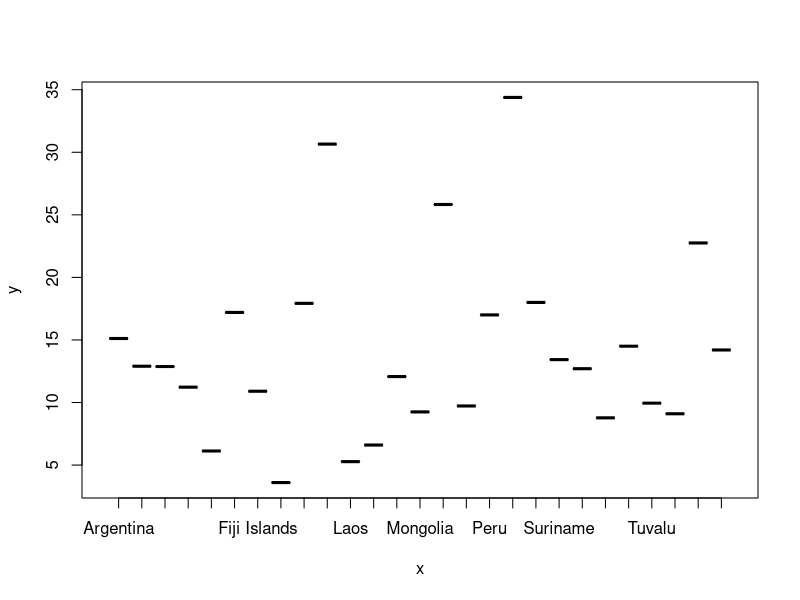
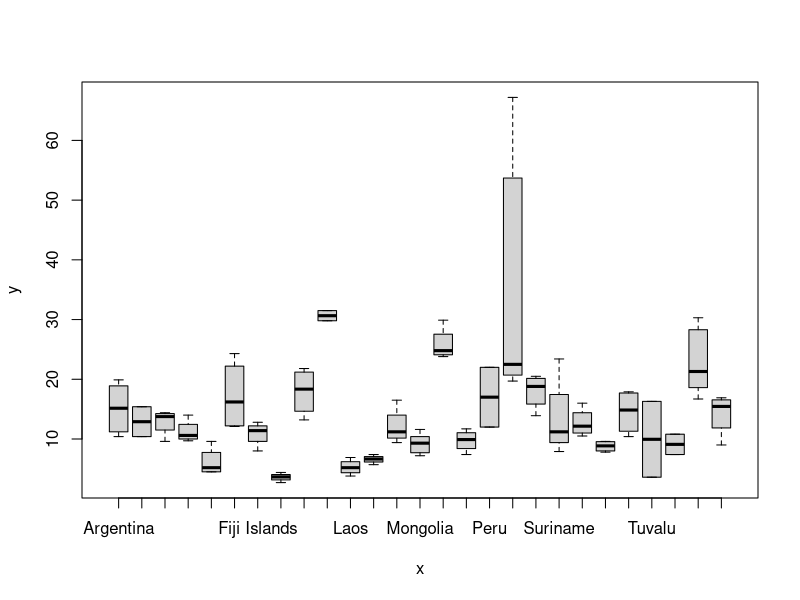
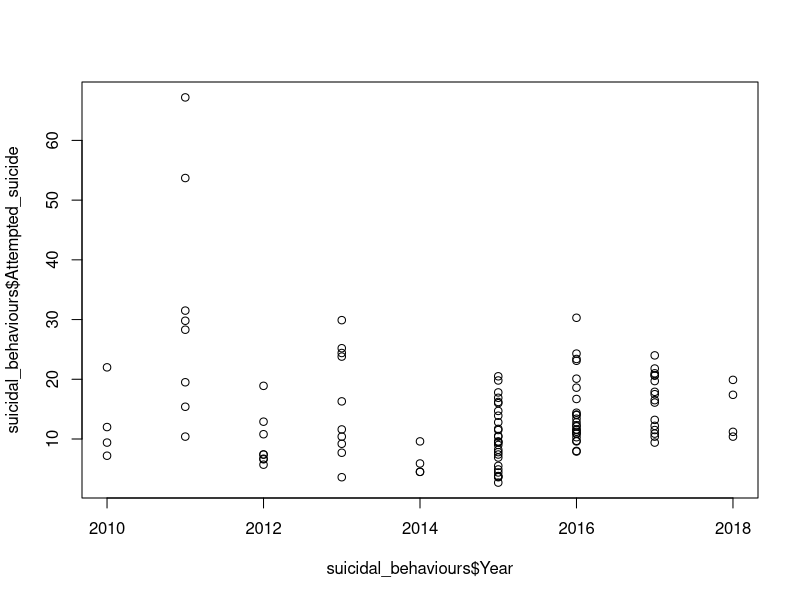
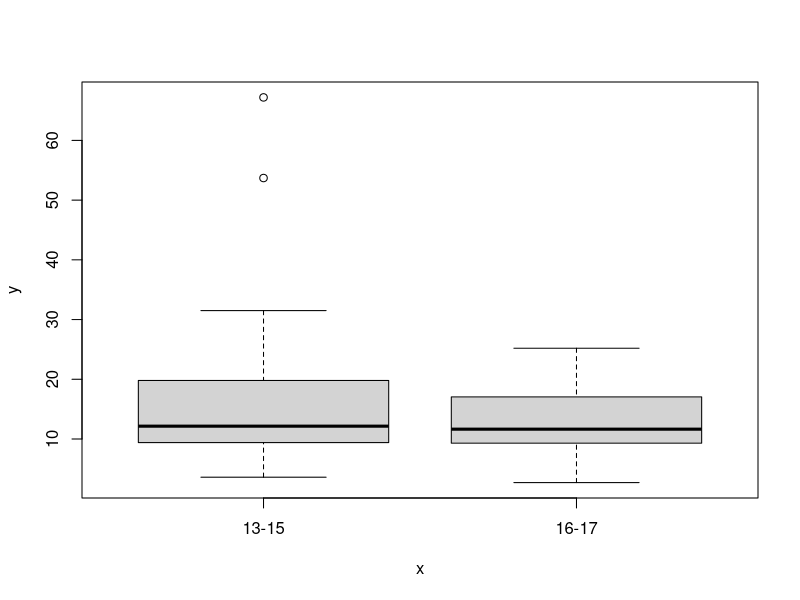
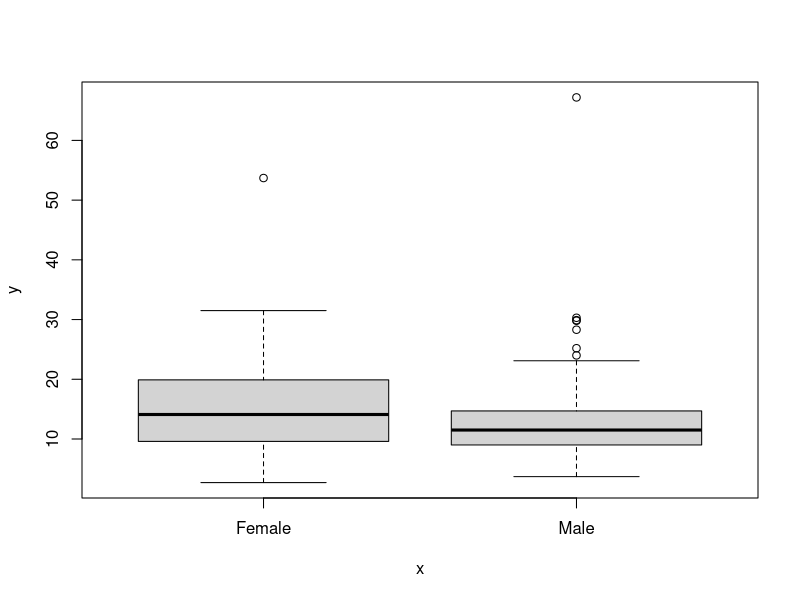
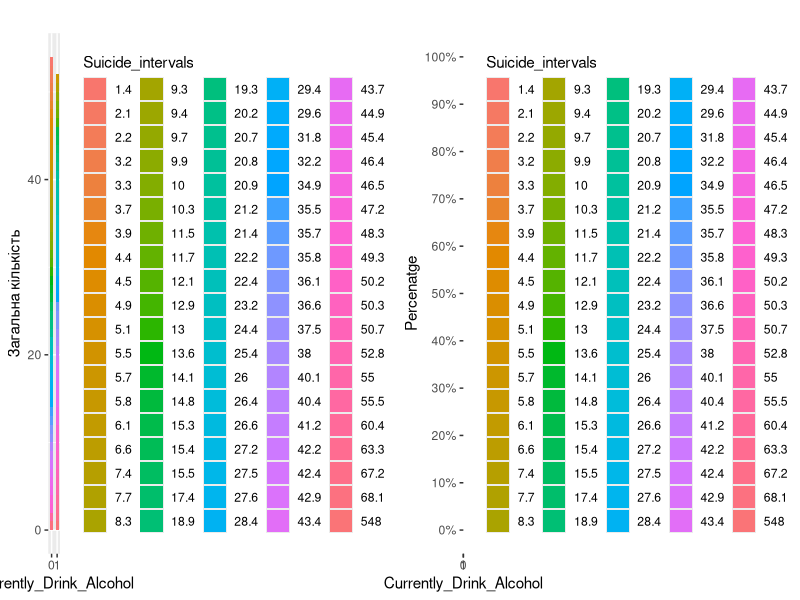
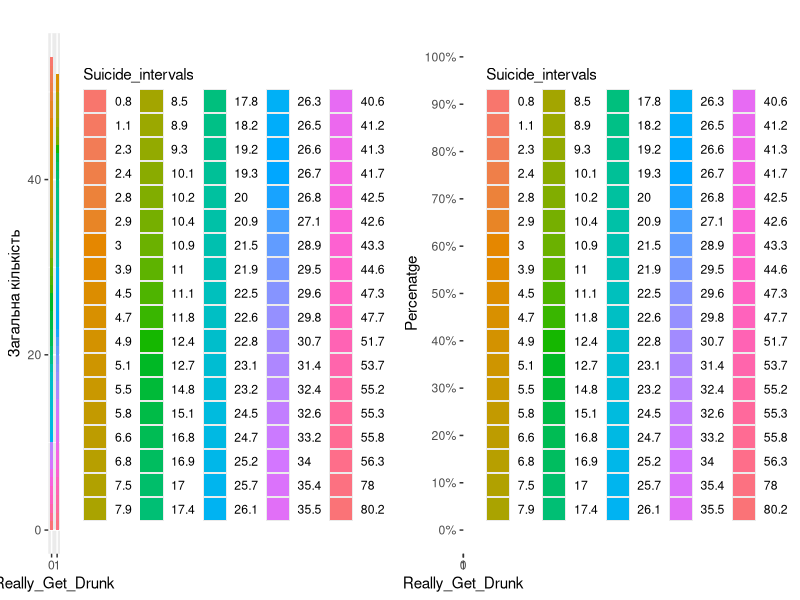
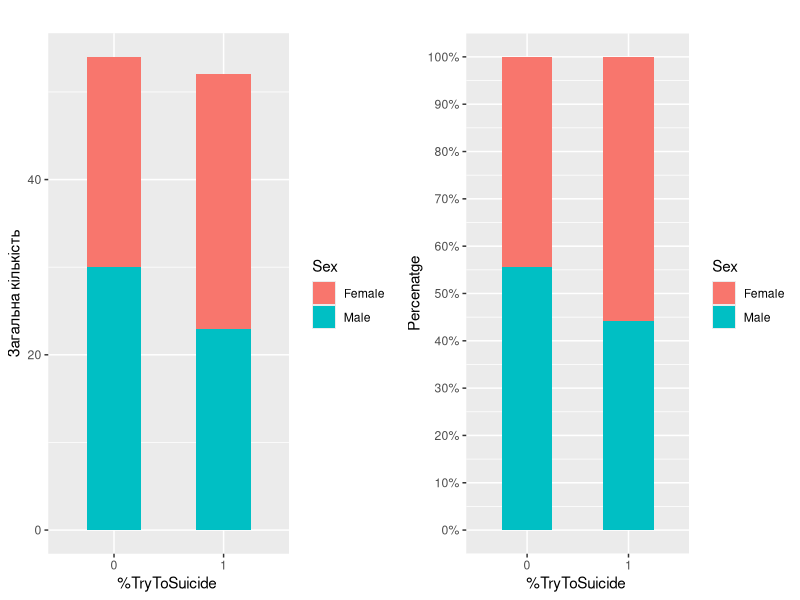

Source code (R) for these figures, in order: (Note: this script raises an error after producing the figures.)
# (1) Оцініть кількісні характеристики 
    # 1. Кількість екзкмплярів - 106
    # 2. Залежні змінні - 16
    # 3. Незалежні змінні - 1
# (2) Опишіть атрибути
#   - Country 
#   - Year
#   - Age group
#   - Sex (Male/Female)
#   - Currently_drink_Alcohol(Percentage of students who currently drank alcohol 
#     at least one drink of alcohol on at least one day during the 30 days before the survey)
#   - Really_get_drunk(Percentage of students who ever drank so much alcohol that they were
#      really drunk one or more times during their life )
#   - Overweight(Percentage of students who were overweight (>+1SD from median for BMI by age and sex))
#   - Use_marijuana(Percentage of students who ever used marijuana one or more times during their life)
#   - Have_understanding_parents(Percentage of students who reported that their parents or guardians 
#     most of the time or always understood their problems
#     and worries during the 30 days before the survey )
#   - Missed_classes_without_permision
#   - Had_sexual_relation
#   - Smole_cig_currently
#   - Had fights
#   - Bullied
#   - Got_seriously_injured
#   - No_close_friends
#   - Attempted_suicide(Percentage of students who attempted suicide 
#     one or more times during the 12 months before the survey)


# (3) Постановка задачі

# Передбачити: Percentage of students who attempted
# suicide one or more times during the 12 months before the survey 
# враховуючи всі незалежні змінні

library(readr)
library(tidyverse)

library(tibble)
library(gridExtra)
library(dplyr)
library(ggplot2)
library(rpart)

suicidal_behaviours <- read_csv("GHSH_Pooled_Data1.csv")

str(suicidal_behaviours)

# (4) Типи атрибутів

# 1.Categorical, nominal data
# 2. Numerical, discrete data
# 3. Categorical, ordinal data
# 4 Categorical, nominal
# 5 - 17. Numerical, continuous data

cor(suicidal_behaviours$Currently_Drink_Alcohol,
    suicidal_behaviours$Attempted_suicide)
#0.09873102

cor(suicidal_behaviours$Really_Get_Drunk,
    suicidal_behaviours$Attempted_suicide)
#0.2356455

cor(suicidal_behaviours$Overwieght,
    suicidal_behaviours$Attempted_suicide)
#0.2881137

cor(suicidal_behaviours$Use_Marijuana,
    suicidal_behaviours$Attempted_suicide)
#0.4030619

cor(suicidal_behaviours$Have_Understanding_Parents,
    suicidal_behaviours$Attempted_suicide)
#-0.08100106

cor(suicidal_behaviours$Missed_classes_without_permssion,
    suicidal_behaviours$Attempted_suicide)
#0.3415898

cor(suicidal_behaviours$Had_sexual_relation,
    suicidal_behaviours$Attempted_suicide)
#0.4058015

cor(suicidal_behaviours$Smoke_cig_currently,
    suicidal_behaviours$Attempted_suicide)
#0.2737612

cor(suicidal_behaviours$Had_fights,
    suicidal_behaviours$Attempted_suicide)
#0.3382329

cor(suicidal_behaviours$Bullied,
    suicidal_behaviours$Attempted_suicide)
#0.6638911

cor(suicidal_behaviours$Got_Seriously_injured,
    suicidal_behaviours$Attempted_suicide)
#0.4936414

cor(suicidal_behaviours$No_close_friends,
    suicidal_behaviours$Attempted_suicide)
#0.4525152
# Load dplyr
library(dplyr)

# group_by() on Country
group_by_country <-suicidal_behaviours  %>% group_by(Country)
View(group_by_country)

# summarise on groupped data.
group_by_county_with_mean <- group_by_country %>% summarise(mean(Attempted_suicide)) 
View(group_by_county_with_mean )

library(ggplot2)

colnames(group_by_county_with_mean )[1] ="Country"
colnames(group_by_county_with_mean )[2] ="Attempted_suicide"
View(group_by_county_with_mean )

group_by_county_with_mean$Country <- as.factor(group_by_county_with_mean$Country)

plot(group_by_county_with_mean$Country,group_by_county_with_mean$Attempted_suicide)

# (5) Для кожного атрибуту використати дослідний аналіз

summary.data.frame(suicidal_behaviours)

## here should be more graphs
suicidal_behaviours$Country <- as.factor(suicidal_behaviours$Country)
suicidal_behaviours$`Age Group` <- as.factor(suicidal_behaviours$`Age Group`)
suicidal_behaviours$Sex <- as.factor(suicidal_behaviours$Sex)

View(suicidal_behaviours)

plot(suicidal_behaviours$Country, suicidal_behaviours$Attempted_suicide)

plot(suicidal_behaviours$Year, suicidal_behaviours$Attempted_suicide)

plot(suicidal_behaviours$`Age Group`, suicidal_behaviours$Attempted_suicide)

plot(suicidal_behaviours$Sex, suicidal_behaviours$Attempted_suicide)


# (6) Встановіть цілі для попередньої обробки даних. (це може бути: змінити тип, створити нову змінну, виконати
#     групування, визначити важливі та неважливі атрибути, витягнути з атрибуту не пряму інформацію)

# 1. Deal with null data
# 2. Make some intervals variables and after can apply group by function
# 3. Get rid of none important variables
# 4. Look at the data in a different angle
# 5. Do more group by operations


# Лабораторна робота 2

# 1. Виконати заміну типу в атрибутах з неприйнятним типом;

suicidal_behaviours$Country <- factor(suicidal_behaviours$Country)
suicidal_behaviours$Sex <- factor(suicidal_behaviours$Sex)
suicidal_behaviours$`Age Group` <- factor(suicidal_behaviours$`Age Group`)

is.factor(suicidal_behaviours$Country)
is.factor(suicidal_behaviours$Sex)
is.factor(suicidal_behaviours$`Age Group`)

str(suicidal_behaviours)


# 2.Представте графічно зв'язок залежності кожного атрибута 
# від залежної змінної в кількісному та відсотковому значенні


summary.data.frame(suicidal_behaviours)

# make our y variables into two intervals to use it like binary variable
suicidal_behaviours$Suicide_intervals <- ifelse((suicidal_behaviours$Attempted_suicide > 12), 1, 0)



p1 <- suicidal_behaviours %>%
  ggplot(aes(x = factor(Suicide_intervals), fill = factor(Currently_Drink_Alcohol))) +
  geom_bar(width = 0.5) +
  xlab("Currently_Drink_Alcohol") +
  ylab("Загальна кількість") +
  labs(fill = "Suicide_intervals")+
  ggtitle("")

p2 <- suicidal_behaviours %>%
  ggplot(aes(x = factor(Suicide_intervals), fill = factor(Currently_Drink_Alcohol))) + 
  geom_bar(position = "fill", width = 0.5) + 
  scale_y_continuous(labels = scales::percent, breaks = seq(0, 1, 0.1)) +
  scale_fill_discrete(name = "Suicide_intervals") +
  labs(x = "Currently_Drink_Alcohol", y = "Percenatge") + 
  ggtitle("")

grid.arrange(p1, p2, ncol = 2)
p3 <- suicidal_behaviours %>%
  ggplot(aes(x = factor(Suicide_intervals), fill = factor(Really_Get_Drunk))) +
  geom_bar(width = 0.5) +
  xlab("Really_Get_Drunk") +
  ylab("Загальна кількість") +
  labs(fill = "Suicide_intervals")+
  ggtitle("")

p4 <- suicidal_behaviours %>%
  ggplot(aes(x = factor(Suicide_intervals), fill = factor(Really_Get_Drunk))) + 
  geom_bar(position = "fill", width = 0.5) + 
  scale_y_continuous(labels = scales::percent, breaks = seq(0, 1, 0.1)) +
  scale_fill_discrete(name = "Suicide_intervals") +
  labs(x = "Really_Get_Drunk", y = "Percenatge") + 
  ggtitle("")

grid.arrange(p3, p4, ncol = 2)

p5 <- suicidal_behaviours %>%
  ggplot(aes(x = factor(Suicide_intervals), fill = factor(Sex))) +
  geom_bar(width = 0.5) +
  xlab("%TryToSuicide ") +
  ylab("Загальна кількість") +
  labs(fill = "Sex")+
  ggtitle("")

p6 <- suicidal_behaviours %>%
  ggplot(aes(x = factor(Suicide_intervals), fill = factor(Sex))) + 
  geom_bar(position = "fill", width = 0.5) + 
  scale_y_continuous(labels = scales::percent, breaks = seq(0, 1, 0.1)) +
  scale_fill_discrete(name = "Sex") +
  labs(x = "%TryToSuicide ", y = "Percenatge") + 
  ggtitle("")

grid.arrange(p5, p6, ncol = 2)



p7 <- suicidal_behaviours %>%
  ggplot(aes(x = factor(Suicide_intervals), fill = factor(`Age Group`))) +
  geom_bar(width = 0.5) +
  xlab("%TryToSuicide ") +
  ylab("Загальна кількість") +
  labs(fill = "Age group")+
  ggtitle("")

p8 <- suicidal_behaviours %>%
  ggplot(aes(x = factor(Suicide_intervals), fill = factor(`Age Group`))) + 
  geom_bar(position = "fill", width = 0.5) + 
  scale_y_continuous(labels = scales::percent, breaks = seq(0, 1, 0.1)) +
  scale_fill_discrete(name = "Age group") +
  labs(x = "%TryToSuicide ", y = "Percenatge") + 
  ggtitle("")




p9 <- suicidal_behaviours %>%
  ggplot(aes(x = factor(Attempted_suicide), fill =(No_close_friends))) + 
  scale_y_continuous(labels = scales::percent, breaks = seq(0, 1, 0.1)) +
  scale_fill_discrete(name = "Age group") +
  labs(x = "%TryToSuicide ", y = "Percenatge") + 
  ggtitle("")
grid.arrange(p9, ncol = 1)

simpe_ggplot_function <- function(x,y,x_title,y_title){
  suicidal_behaviours %>%
  ggplot(aes(x =x, fill = y)) +
  geom_bar(width = 0.3) +
  xlab(x_title) +
  ylab(y_title)
}  

simpe_ggplot_function(suicidal_behaviours$No_close_friends,suicidal_behaviours$Attempted_suicide,"Currently_Drink_Alcohol","Attempted_suicide")
simpe_ggplot_function(suicidal_behaviours$Overwieght,suicidal_behaviours$Attempted_suicide,"Overwieght","Attempted_suicide")
simpe_ggplot_function(suicidal_behaviours$Missed_classes_without_permssion,suicidal_behaviours$Attempted_suicide,"Missed_classes_without_permssion","Attempted_suicide")
# Більшість змінних в нас наперервіні тому візуалізація на даному етапі є не зовсім коректна.

# 3 Для пропущених значень запропонуйте та виконайте дозаповнення даних (якщо їх багато, то не менше ніж для 3-х)

is.na(suicidal_behaviours)

missing_vars <- function(x) {
  var <- 0
  missing <- 0
  missing_prop <- 0
  for (i in 1:length(names(x))) {
    var[i] <- names(x)[i]
    missing[i] <- sum(is.na(x[, i])|x[, i] =="" )
    missing_prop[i] <- missing[i] / nrow(x)
  }
  # order   
  missing_data <- data.frame(var = var, missing = missing, missing_prop = missing_prop) %>% 
    arrange(desc(missing_prop))
  # print out
  missing_data
}

missing_vars(suicidal_behaviours)


# Спробуємо заповнити пропущені значення відповідною медіаною, взятою з усього датасету

summary.data.frame(suicidal_behaviours)

# 27.55 - медіана для Bullied
# 12.60 - медіана для Smoke_cig_currently


suicidal_behaviours$Bullied <- ifelse((is.na(suicidal_behaviours$Bullied) == TRUE), 27.55,suicidal_behaviours$Bullied)
suicidal_behaviours$Smoke_cig_currently <- ifelse((is.na(suicidal_behaviours$Smoke_cig_currently) == TRUE), 12.60,suicidal_behaviours$Smoke_cig_currently)

missing_vars(suicidal_behaviours)


write.table(suicidal_behaviours, file = "suicidal_behaviours2.csv",
            sep = "\t", row.names = F)


#5 Виконайте для даних які потребують групування або перетворення відповідні заміни


group_by_age <-suicidal_behaviours  %>% group_by(`Age Group`)
group_by_age_with_mean <- group_by_age %>% summarise(mean(Attempted_suicide)) 
                                                     
group_by_sex <-suicidal_behaviours  %>% group_by(Sex)
group_by_sex_with_mean <- group_by_sex %>% summarise(mean(Attempted_suicide))



p5 <- suicidal_behaviours %>%
  ggplot(aes(x = factor(Suicide_intervals), fill = factor(Sex))) +
  geom_bar(width = 0.5) +
  xlab("%TryToSuicide ") +
  ylab("Загальна кількість") +
  labs(fill = "Sex")+
  ggtitle("")

p6 <- suicidal_behaviours %>%
  ggplot(aes(x = factor(Suicide_intervals), fill = factor(Sex))) + 
  geom_bar(position = "fill", width = 0.5) + 
  scale_y_continuous(labels = scales::percent, breaks = seq(0, 1, 0.1)) +
  scale_fill_discrete(name = "Sex") +
  labs(x = "%TryToSuicide ", y = "Percenatge") + 
  ggtitle("")

grid.arrange(p5, p6, ncol = 2)



p7 <- suicidal_behaviours %>%
  ggplot(aes(x = factor(Suicide_intervals), fill = factor(`Age Group`))) +
  geom_bar(width = 0.5) +
  xlab("%TryToSuicide ") +
  ylab("Загальна кількість") +
  labs(fill = "Age group")+
  ggtitle("")

p8 <- suicidal_behaviours %>%
  ggplot(aes(x = factor(Suicide_intervals), fill = factor(`Age Group`))) + 
  geom_bar(position = "fill", width = 0.5) + 
  scale_y_continuous(labels = scales::percent, breaks = seq(0, 1, 0.1)) +
  scale_fill_discrete(name = "Age group") +
  labs(x = "%TryToSuicide ", y = "Percenatge") + 
  ggtitle("")


grid.arrange(p7, p8, ncol = 2)





